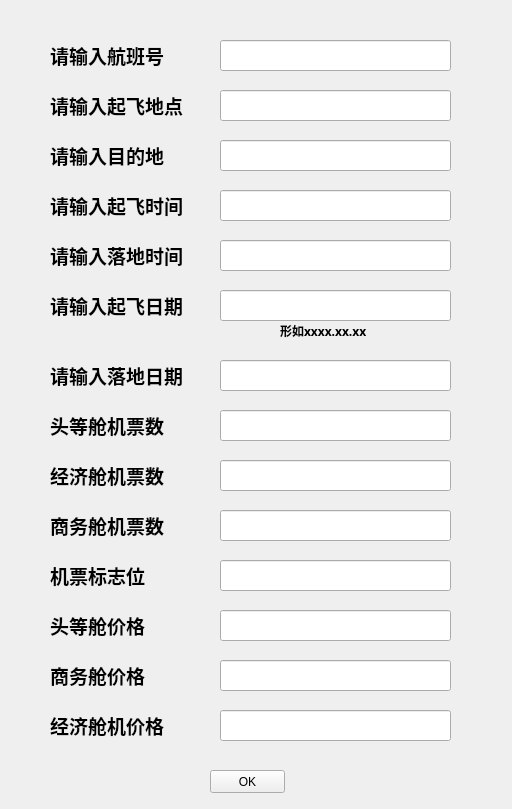
<?xml version="1.0" encoding="UTF-8"?>
<ui version="4.0">
 <class>addFlight</class>
 <widget class="QWidget" name="addFlight">
  <property name="geometry">
   <rect>
    <x>0</x>
    <y>0</y>
    <width>512</width>
    <height>809</height>
   </rect>
  </property>
  <property name="windowTitle">
   <string>添加</string>
  </property>
  <widget class="QLabel" name="label">
   <property name="geometry">
    <rect>
     <x>50</x>
     <y>40</y>
     <width>151</width>
     <height>31</height>
    </rect>
   </property>
   <property name="font">
    <font>
     <family>Agency FB</family>
     <pointsize>14</pointsize>
     <weight>75</weight>
     <bold>true</bold>
    </font>
   </property>
   <property name="text">
    <string>请输入航班号</string>
   </property>
  </widget>
  <widget class="QLineEdit" name="flightid">
   <property name="geometry">
    <rect>
     <x>220</x>
     <y>40</y>
     <width>231</width>
     <height>31</height>
    </rect>
   </property>
  </widget>
  <widget class="QPushButton" name="reok">
   <property name="geometry">
    <rect>
     <x>210</x>
     <y>770</y>
     <width>75</width>
     <height>23</height>
    </rect>
   </property>
   <property name="text">
    <string>OK</string>
   </property>
  </widget>
  <widget class="QLabel" name="label_2">
   <property name="geometry">
    <rect>
     <x>50</x>
     <y>90</y>
     <width>151</width>
     <height>31</height>
    </rect>
   </property>
   <property name="font">
    <font>
     <family>Agency FB</family>
     <pointsize>14</pointsize>
     <weight>75</weight>
     <bold>true</bold>
    </font>
   </property>
   <property name="text">
    <string>请输入起飞地点</string>
   </property>
  </widget>
  <widget class="QLineEdit" name="start">
   <property name="geometry">
    <rect>
     <x>220</x>
     <y>90</y>
     <width>231</width>
     <height>31</height>
    </rect>
   </property>
  </widget>
  <widget class="QLabel" name="label_3">
   <property name="geometry">
    <rect>
     <x>50</x>
     <y>140</y>
     <width>151</width>
     <height>31</height>
    </rect>
   </property>
   <property name="font">
    <font>
     <family>Agency FB</family>
     <pointsize>14</pointsize>
     <weight>75</weight>
     <bold>true</bold>
    </font>
   </property>
   <property name="text">
    <string>请输入目的地</string>
   </property>
  </widget>
  <widget class="QLineEdit" name="end">
   <property name="geometry">
    <rect>
     <x>220</x>
     <y>140</y>
     <width>231</width>
     <height>31</height>
    </rect>
   </property>
  </widget>
  <widget class="QLabel" name="label_5">
   <property name="geometry">
    <rect>
     <x>50</x>
     <y>190</y>
     <width>151</width>
     <height>31</height>
    </rect>
   </property>
   <property name="font">
    <font>
     <family>Agency FB</family>
     <pointsize>14</pointsize>
     <weight>75</weight>
     <bold>true</bold>
    </font>
   </property>
   <property name="text">
    <string>请输入起飞时间</string>
   </property>
  </widget>
  <widget class="QLineEdit" name="stime">
   <property name="geometry">
    <rect>
     <x>220</x>
     <y>190</y>
     <width>231</width>
     <height>31</height>
    </rect>
   </property>
  </widget>
  <widget class="QLabel" name="label_6">
   <property name="geometry">
    <rect>
     <x>50</x>
     <y>240</y>
     <width>151</width>
     <height>31</height>
    </rect>
   </property>
   <property name="font">
    <font>
     <family>Agency FB</family>
     <pointsize>14</pointsize>
     <weight>75</weight>
     <bold>true</bold>
    </font>
   </property>
   <property name="text">
    <string>请输入落地时间</string>
   </property>
  </widget>
  <widget class="QLineEdit" name="etime">
   <property name="geometry">
    <rect>
     <x>220</x>
     <y>240</y>
     <width>231</width>
     <height>31</height>
    </rect>
   </property>
  </widget>
  <widget class="QLabel" name="label_7">
   <property name="geometry">
    <rect>
     <x>50</x>
     <y>290</y>
     <width>151</width>
     <height>31</height>
    </rect>
   </property>
   <property name="font">
    <font>
     <family>Agency FB</family>
     <pointsize>14</pointsize>
     <weight>75</weight>
     <bold>true</bold>
    </font>
   </property>
   <property name="text">
    <string>请输入起飞日期</string>
   </property>
  </widget>
  <widget class="QLineEdit" name="sdate">
   <property name="geometry">
    <rect>
     <x>220</x>
     <y>290</y>
     <width>231</width>
     <height>31</height>
    </rect>
   </property>
  </widget>
  <widget class="QLabel" name="label_8">
   <property name="geometry">
    <rect>
     <x>280</x>
     <y>320</y>
     <width>111</width>
     <height>21</height>
    </rect>
   </property>
   <property name="font">
    <font>
     <family>Agency FB</family>
     <pointsize>9</pointsize>
     <weight>75</weight>
     <bold>true</bold>
    </font>
   </property>
   <property name="text">
    <string>形如xxxx.xx.xx</string>
   </property>
  </widget>
  <widget class="QLabel" name="label_9">
   <property name="geometry">
    <rect>
     <x>50</x>
     <y>360</y>
     <width>151</width>
     <height>31</height>
    </rect>
   </property>
   <property name="font">
    <font>
     <family>Agency FB</family>
     <pointsize>14</pointsize>
     <weight>75</weight>
     <bold>true</bold>
    </font>
   </property>
   <property name="text">
    <string>请输入落地日期</string>
   </property>
  </widget>
  <widget class="QLineEdit" name="edate">
   <property name="geometry">
    <rect>
     <x>220</x>
     <y>360</y>
     <width>231</width>
     <height>31</height>
    </rect>
   </property>
  </widget>
  <widget class="QLabel" name="label_10">
   <property name="geometry">
    <rect>
     <x>50</x>
     <y>410</y>
     <width>151</width>
     <height>31</height>
    </rect>
   </property>
   <property name="font">
    <font>
     <family>Agency FB</family>
     <pointsize>14</pointsize>
     <weight>75</weight>
     <bold>true</bold>
    </font>
   </property>
   <property name="text">
    <string>头等舱机票数</string>
   </property>
  </widget>
  <widget class="QLineEdit" name="fnum">
   <property name="geometry">
    <rect>
     <x>220</x>
     <y>410</y>
     <width>231</width>
     <height>31</height>
    </rect>
   </property>
  </widget>
  <widget class="QLabel" name="label_11">
   <property name="geometry">
    <rect>
     <x>50</x>
     <y>460</y>
     <width>151</width>
     <height>31</height>
    </rect>
   </property>
   <property name="font">
    <font>
     <family>Agency FB</family>
     <pointsize>14</pointsize>
     <weight>75</weight>
     <bold>true</bold>
    </font>
   </property>
   <property name="text">
    <string>经济舱机票数</string>
   </property>
  </widget>
  <widget class="QLineEdit" name="enum_2">
   <property name="geometry">
    <rect>
     <x>220</x>
     <y>460</y>
     <width>231</width>
     <height>31</height>
    </rect>
   </property>
  </widget>
  <widget class="QLabel" name="label_12">
   <property name="geometry">
    <rect>
     <x>50</x>
     <y>510</y>
     <width>151</width>
     <height>31</height>
    </rect>
   </property>
   <property name="font">
    <font>
     <family>Agency FB</family>
     <pointsize>14</pointsize>
     <weight>75</weight>
     <bold>true</bold>
    </font>
   </property>
   <property name="text">
    <string>商务舱机票数</string>
   </property>
  </widget>
  <widget class="QLineEdit" name="Bnum">
   <property name="geometry">
    <rect>
     <x>220</x>
     <y>510</y>
     <width>231</width>
     <height>31</height>
    </rect>
   </property>
  </widget>
  <widget class="QLabel" name="label_13">
   <property name="geometry">
    <rect>
     <x>50</x>
     <y>560</y>
     <width>151</width>
     <height>31</height>
    </rect>
   </property>
   <property name="font">
    <font>
     <family>Agency FB</family>
     <pointsize>14</pointsize>
     <weight>75</weight>
     <bold>true</bold>
    </font>
   </property>
   <property name="text">
    <string>机票标志位</string>
   </property>
  </widget>
  <widget class="QLineEdit" name="tflag">
   <property name="geometry">
    <rect>
     <x>220</x>
     <y>560</y>
     <width>231</width>
     <height>31</height>
    </rect>
   </property>
  </widget>
  <widget class="QLabel" name="label_14">
   <property name="geometry">
    <rect>
     <x>50</x>
     <y>610</y>
     <width>151</width>
     <height>31</height>
    </rect>
   </property>
   <property name="font">
    <font>
     <family>Agency FB</family>
     <pointsize>14</pointsize>
     <weight>75</weight>
     <bold>true</bold>
    </font>
   </property>
   <property name="text">
    <string>头等舱价格</string>
   </property>
  </widget>
  <widget class="QLineEdit" name="Fprice">
   <property name="geometry">
    <rect>
     <x>220</x>
     <y>610</y>
     <width>231</width>
     <height>31</height>
    </rect>
   </property>
  </widget>
  <widget class="QLabel" name="label_15">
   <property name="geometry">
    <rect>
     <x>50</x>
     <y>660</y>
     <width>151</width>
     <height>31</height>
    </rect>
   </property>
   <property name="font">
    <font>
     <family>Agency FB</family>
     <pointsize>14</pointsize>
     <weight>75</weight>
     <bold>true</bold>
    </font>
   </property>
   <property name="text">
    <string>商务舱价格</string>
   </property>
  </widget>
  <widget class="QLabel" name="label_16">
   <property name="geometry">
    <rect>
     <x>50</x>
     <y>710</y>
     <width>151</width>
     <height>31</height>
    </rect>
   </property>
   <property name="font">
    <font>
     <family>Agency FB</family>
     <pointsize>14</pointsize>
     <weight>75</weight>
     <bold>true</bold>
    </font>
   </property>
   <property name="text">
    <string>经济舱机价格</string>
   </property>
  </widget>
  <widget class="QLineEdit" name="Bprice">
   <property name="geometry">
    <rect>
     <x>220</x>
     <y>660</y>
     <width>231</width>
     <height>31</height>
    </rect>
   </property>
  </widget>
  <widget class="QLineEdit" name="Eprice">
   <property name="geometry">
    <rect>
     <x>220</x>
     <y>710</y>
     <width>231</width>
     <height>31</height>
    </rect>
   </property>
  </widget>
 </widget>
 <resources/>
 <connections/>
</ui>
